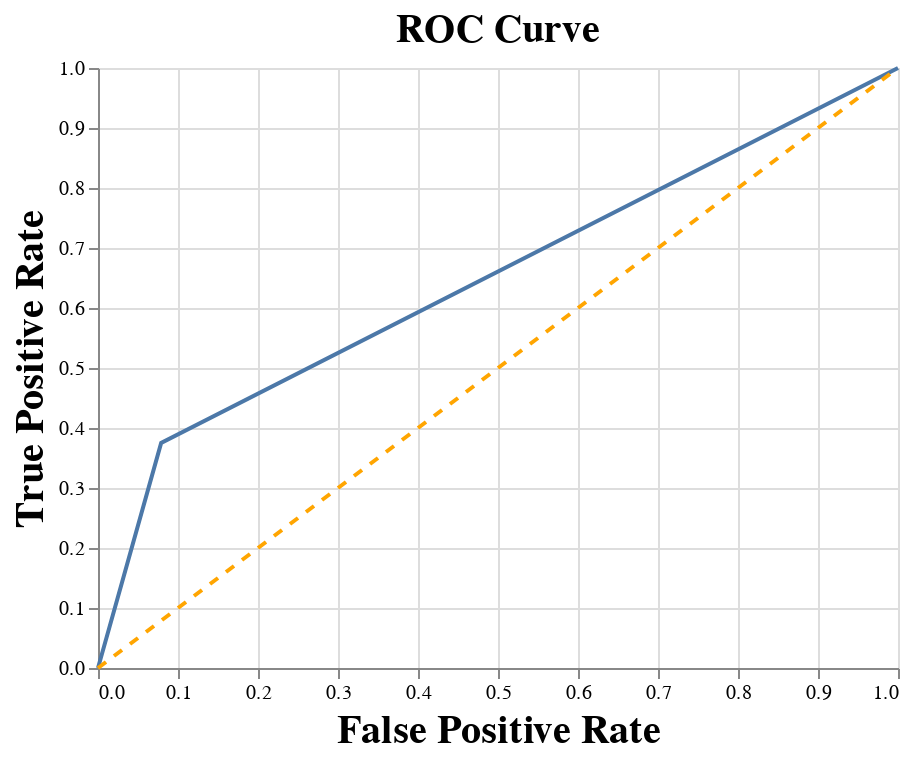

Notebook source saved alongside this figure:
### Code cell
chart

### Figure 1 — Vega-Lite specification as saved in the notebook (floating-point values rounded to 4 significant figures)
{"$schema": "https://vega.github.io/schema/vega-lite/v3.4.0.json", "config": {"axis": {"titleFontSize": 20}, "mark": {"tooltip": null}, "title": {"fontSize": 20}, "view": {"height": 300, "width": 400}}, "datasets": {"data-693a260ced41ee7a48211a95a5ad7e1a": [{"fpr": 0, "tpr": 0}, {"fpr": 0.07895, "tpr": 0.375}, {"fpr": 1, "tpr": 1}], "data-f4809202ef9fd364138320dbf6e2580f": [{"end": 0, "start": 0}, {"end": 1, "start": 1}]}, "layer": [{"data": {"name": "data-693a260ced41ee7a48211a95a5ad7e1a"}, "encoding": {"x": {"field": "fpr", "type": "quantitative"}, "y": {"field": "tpr", "type": "quantitative"}}, "mark": "line"}, {"data": {"name": "data-f4809202ef9fd364138320dbf6e2580f"}, "encoding": {"x": {"axis": {"title": "False Positive Rate"}, "field": "start", "type": "quantitative"}, "y": {"axis": {"title": "True Positive Rate"}, "field": "end", "type": "quantitative"}}, "mark": {"color": "orange", "strokeDash": [5, 5], "type": "line"}}], "title": "ROC Curve"}
